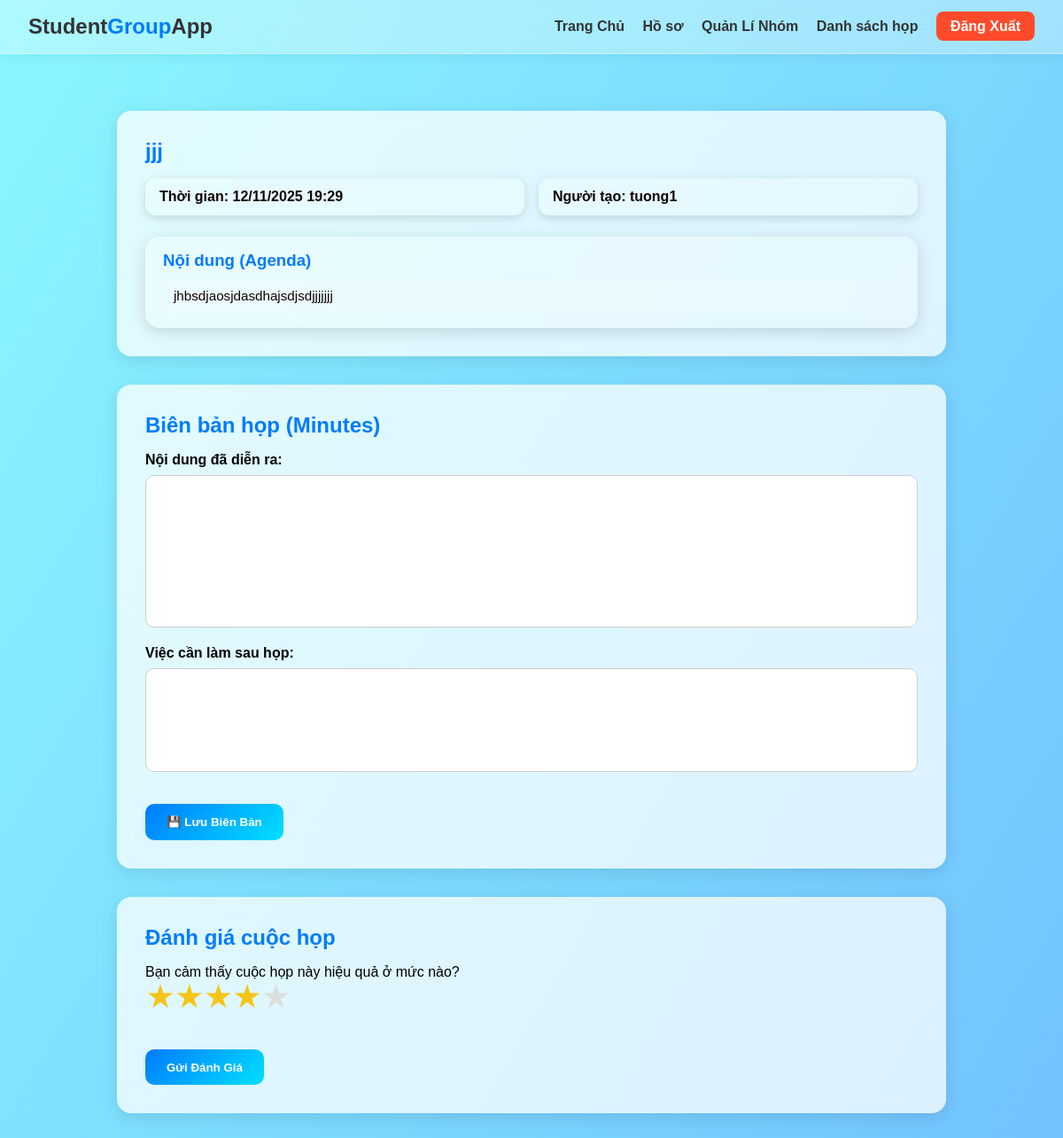
The app's page /index.php?page=meeting_details&id=2 (signed in) with its own data.
### tables this page shows
CREATE TABLE `meetings` (
  `meeting_id` int(11) NOT NULL,
  `group_id` int(11) NOT NULL,
  `meeting_title` varchar(255) NOT NULL,
  `start_time` datetime NOT NULL,
  `end_time` datetime DEFAULT NULL,
  `agenda` text DEFAULT NULL COMMENT 'Nội dung chuẩn bị họp',
  `minutes` text DEFAULT NULL COMMENT 'Biên bản họp',
  `action_items` text DEFAULT NULL COMMENT 'Các việc cần làm sau họp',
  `ai_summary` text DEFAULT NULL COMMENT 'AI tóm tắt (mô phỏng)',
  `created_by_user_id` int(11) NOT NULL,
  `created_at` timestamp NOT NULL DEFAULT current_timestamp()
);

CREATE TABLE `users` (
  `user_id` int(11) NOT NULL,
  `username` varchar(100) NOT NULL,
  `email` varchar(255) NOT NULL,
  `password_hash` varchar(255) NOT NULL,
  `profile_major` varchar(255) DEFAULT NULL,
  `profile_skills` text DEFAULT NULL,
  `profile_interests` text DEFAULT NULL,
  `profile_strengths` text DEFAULT NULL,
  `profile_weaknesses` text DEFAULT NULL,
  `profile_role_preference` varchar(255) DEFAULT NULL COMMENT 'Vai trò mong muốn',
  `created_at` timestamp NOT NULL DEFAULT current_timestamp()
);

### app/controllers/MeetingController.php (called while the page is built, shortened)
<?php
require_once 'app/models/Meeting.php';
class MeetingController {
    private $meetingModel;
    public function __construct($db) {
        $this->db = $db;
        $this->meetingModel = new Meeting($this->db);
    }
    public function showDetails() {
        $meeting_id = (int)$_GET['id'];
        $meeting = $this->meetingModel->getMeetingById($meeting_id);
        require 'app/views/meeting_details.php';
    }
}
?>

### app/models/Meeting.php (called while the page is built, shortened)
<?php
class Meeting {
    private $db;
    public function __construct($db) {
        $this->db = $db;
    }
    public function getMeetingById($meeting_id) {
        $sql = "SELECT m.*, u.username AS creator_name
                FROM meetings m
                JOIN users u ON m.created_by_user_id = u.user_id
                WHERE m.meeting_id = ?";
        $stmt = $this->db->prepare($sql);
        $stmt->execute([$meeting_id]);
        return $stmt->fetch(PDO::FETCH_ASSOC);
    }
}
?>

### app/views/meeting_details.php (the view, shortened to what this page needs)
<!DOCTYPE html>
<html lang="vi">
<head>
    <link rel="stylesheet" href="public/css/meeting_details.css">
</head>
<body>
    <header class="dashboard-header">
        <div class="logo">Student<span>Group</span>App</div>
        <nav>
            <a href="index.php?page=dashboard">Trang Chủ</a>
            <a href="index.php?page=profile">Hồ sơ</a>
            <a href="index.php?page=groups">Quản Lí Nhóm</a>
            <a href="index.php?page=group_meetings&group_id=<?php echo $meeting['group_id']; ?>">Danh sách họp</a>
            <a href="index.php?action=logout" class="btn-logout">Đăng Xuất</a>
        </nav>
    </header>
    <main class="container">
        <section class="meeting-info form-container">
             <h2><?php echo htmlspecialchars($meeting['meeting_title']); ?></h2>
    <div class="info-boxes">
        <div class="info-box">
            <strong>Thời gian:</strong> <?php echo date('d/m/Y H:i', strtotime($meeting['start_time'])); ?>
        </div>
        <div class="info-box">
            <strong>Người tạo:</strong> <?php echo htmlspecialchars($meeting['creator_name']); ?>
        </div>
    </div>
    <div class="agenda-card">
        <h3>Nội dung (Agenda)</h3>
        <pre><?php echo htmlspecialchars($meeting['agenda']); ?></pre>
    </div>
        </section>
        <section class="form-container">
            <h2>Biên bản họp (Minutes)</h2>
            <form action="index.php?action=save_minutes" method="POST">
                <div class="form-group">
                    <label for="minutes">Nội dung đã diễn ra:</label>
                    <textarea id="minutes" name="minutes" rows="8"><?php echo htmlspecialchars($meeting['minutes'] ?? ''); ?></textarea>
                </div>
                <div class="form-group">
                    <label for="action_items">Việc cần làm sau họp:</label>
                    <textarea id="action_items" name="action_items" rows="5"><?php echo htmlspecialchars($meeting['action_items'] ?? ''); ?></textarea>
                </div>
                <button type="submit" class="btn">💾 Lưu Biên Bản</button>
            </form>
        </section>
        <section class="form-container">
            <h2>Đánh giá cuộc họp</h2>
            <p>Bạn cảm thấy cuộc họp này hiệu quả ở mức nào?</p>
            <form action="index.php?action=submit_meeting_rating" method="POST">
                <div class="rating-stars">
                    <?php for ($i=5; $i>=1; $i--): ?>
                        <label for="star<?php echo $i; ?>" title="<?php echo $i; ?> sao">&#9733;</label>
                    <?php endfor; ?>
                </div>
                <button type="submit" class="btn">Gửi Đánh Giá</button>
            </form>
        </section>
    </main>
</body>
</html>

### public/css/meeting_details.css (style rules this page uses)
* { margin:0; padding:0; box-sizing:border-box; font-family:'Poppins',sans-serif; }
.dashboard-header { display:flex; justify-content:space-between; align-items:center; padding:1rem 2rem; backdrop-filter: blur(12px); background: rgba(255,255,255,0.3); border-bottom: 1px solid rgba(255,255,255,0.4); position:sticky; top:0; z-index:10; box-shadow:0 4px 10px rgba(0,0,0,0.05); }
.logo { font-size:1.5rem; font-weight:700; color:#333; }
.logo span { color:#007bff; }
nav a { margin-left:1rem; text-decoration:none; color:#333; font-weight:600; transition:0.3s; }
.btn-logout { background:#ff4b2b; color:white !important; padding:0.5rem 1rem; border-radius:8px; }
.container { max-width:1000px; margin:2rem auto; padding:2rem; }
.form-container { background: rgba(255,255,255,0.75); backdrop-filter: blur(10px); border-radius:16px; padding:2rem; box-shadow:0 5px 20px rgba(0,0,0,0.1); margin-bottom:2rem; animation: fadeIn 0.8s ease; }
.form-container h2 { color:#007bff; margin-bottom:1rem; }
.form-group { margin-bottom:1rem; }
label { display:block; font-weight:600; margin-bottom:0.5rem; }
textarea { width:100%; padding:0.8rem; border-radius:10px; border:1px solid #ccc; outline:none; font-size:1rem; resize:none; }
.btn { background: linear-gradient(135deg,#007bff,#00e0ff); color:white; padding:0.8rem 1.5rem; border-radius:10px; font-weight:600; border:none; cursor:pointer; transition:all 0.3s ease; margin-top:1rem; }
.rating-stars { display:flex; flex-direction:row-reverse; justify-content:flex-end; margin-bottom:1rem; }
.rating-stars label { font-size:2em; color:#ddd; cursor:pointer; padding:0 2px; transition:0.2s; }
.rating-stars input[type="radio"]:checked ~ label, .rating-stars label:hover, .rating-stars label:hover ~ label { color:#f5c518; }
.info-boxes { display: flex; flex-wrap: wrap; gap: 1rem; margin-bottom: 1.5rem; }
.info-box { flex: 1 1 200px; background: rgba(255,255,255,0.2); padding: 12px 16px; border-radius: 12px; box-shadow: 0 3px 12px rgba(0,0,0,0.15); font-weight: 600; color: #100202; transition: transform 0.2s, box-shadow 0.2s; }
.agenda-card { background: rgba(255,255,255,0.25); padding: 16px 20px; border-radius: 16px; box-shadow: 0 4px 18px rgba(0,0,0,0.15); }
.agenda-card h3 { margin-bottom: 8px; color: #007bff; }
.agenda-card pre { white-space: pre-wrap; word-wrap: break-word; background: rgba(255,255,255,0.1); padding: 12px; border-radius: 12px; color: #130202; font-size: 0.95rem; }

### records on screen
meetings: meeting_title "jjj", start_time "12/11/2025 19:29", created_by_user.username "tuong1", agenda "jhbsdjaosjdasdhajsdjsdjjjjjjj"
